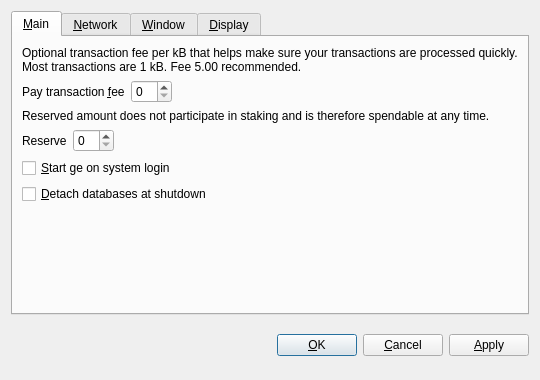
<?xml version="1.0" encoding="UTF-8"?>
<ui version="4.0">
 <class>OptionsDialog</class>
 <widget class="QDialog" name="OptionsDialog">
  <property name="geometry">
   <rect>
    <x>0</x>
    <y>0</y>
    <width>540</width>
    <height>380</height>
   </rect>
  </property>
  <property name="windowTitle">
   <string>Options</string>
  </property>
  <property name="modal">
   <bool>true</bool>
  </property>
  <layout class="QVBoxLayout" name="verticalLayout">
   <item>
    <widget class="QTabWidget" name="tabWidget">
     <property name="tabPosition">
      <enum>QTabWidget::North</enum>
     </property>
     <property name="currentIndex">
      <number>0</number>
     </property>
     <widget class="QWidget" name="tabMain">
      <attribute name="title">
       <string>&amp;Main</string>
      </attribute>
      <layout class="QVBoxLayout" name="verticalLayout_Main">
       <item>
        <widget class="QLabel" name="transactionFeeInfoLabel">
         <property name="text">
          <string>Optional transaction fee per kB that helps make sure your transactions are processed quickly. Most transactions are 1 kB. Fee 5.00 recommended.</string>
         </property>
         <property name="textFormat">
          <enum>Qt::PlainText</enum>
         </property>
         <property name="wordWrap">
          <bool>true</bool>
         </property>
        </widget>
       </item>
       <item>
        <layout class="QHBoxLayout" name="horizontalLayoutFee">
         <item>
          <widget class="QLabel" name="transactionFeeLabel">
           <property name="text">
            <string>Pay transaction &amp;fee</string>
           </property>
           <property name="textFormat">
            <enum>Qt::PlainText</enum>
           </property>
           <property name="buddy">
            <cstring>transactionFee</cstring>
           </property>
          </widget>
         </item>
         <item>
          <widget class="BitcoinAmountField" name="transactionFee"/>
         </item>
         <item>
          <spacer name="horizontalSpacerFee">
           <property name="orientation">
            <enum>Qt::Horizontal</enum>
           </property>
           <property name="sizeHint" stdset="0">
            <size>
             <width>40</width>
             <height>20</height>
            </size>
           </property>
          </spacer>
         </item>
        </layout>
       </item>
       <item>
        <widget class="QLabel" name="reserveBalanceInfoLabel">
         <property name="text">
          <string>Reserved amount does not participate in staking and is therefore spendable at any time.</string>
         </property>
         <property name="textFormat">
          <enum>Qt::PlainText</enum>
         </property>
         <property name="wordWrap">
          <bool>true</bool>
         </property>
        </widget>
       </item>
       <item>
        <layout class="QHBoxLayout" name="horizontalLayoutReserveBalance">
         <item>
          <widget class="QLabel" name="reserveBalanceLabel">
           <property name="text">
            <string>Reserve</string>
           </property>
           <property name="textFormat">
            <enum>Qt::PlainText</enum>
           </property>
           <property name="buddy">
            <cstring>reserveBalance</cstring>
           </property>
          </widget>
         </item>
         <item>
          <widget class="BitcoinAmountField" name="reserveBalance"/>
         </item>
         <item>
          <spacer name="horizontalSpacerReserveBalance">
           <property name="orientation">
            <enum>Qt::Horizontal</enum>
           </property>
           <property name="sizeHint" stdset="0">
            <size>
             <width>40</width>
             <height>20</height>
            </size>
           </property>
          </spacer>
         </item>
        </layout>
       </item>
       <item>
        <widget class="QCheckBox" name="bitcoinAtStartup">
         <property name="toolTip">
          <string>Automatically start ge after logging in to the system.</string>
         </property>
         <property name="text">
          <string>&amp;Start ge on system login</string>
         </property>
        </widget>
       </item>
       <item>
        <widget class="QCheckBox" name="detachDatabases">
         <property name="toolTip">
          <string>Detach block and address databases at shutdown. This means they can be moved to another data directory, but it slows down shutdown. The wallet is always detached.</string>
         </property>
         <property name="text">
          <string>&amp;Detach databases at shutdown</string>
         </property>
        </widget>
       </item>
       <item>
        <spacer name="verticalSpacer_Main">
         <property name="orientation">
          <enum>Qt::Vertical</enum>
         </property>
         <property name="sizeHint" stdset="0">
          <size>
           <width>20</width>
           <height>40</height>
          </size>
         </property>
        </spacer>
       </item>
      </layout>
     </widget>
     <widget class="QWidget" name="tabNetwork">
      <attribute name="title">
       <string>&amp;Network</string>
      </attribute>
      <layout class="QVBoxLayout" name="verticalLayout_Network">
       <item>
        <widget class="QCheckBox" name="mapPortUpnp">
         <property name="toolTip">
          <string>Automatically open the ge client port on the router. This only works when your router supports UPnP and it is enabled.</string>
         </property>
         <property name="text">
          <string>Map port using &amp;UPnP</string>
         </property>
        </widget>
       </item>
       <item>
        <widget class="QCheckBox" name="connectSocks">
         <property name="toolTip">
          <string>Connect to the ge network through a SOCKS proxy (e.g. when connecting through Tor).</string>
         </property>
         <property name="text">
          <string>&amp;Connect through SOCKS proxy:</string>
         </property>
        </widget>
       </item>
       <item>
        <layout class="QHBoxLayout" name="horizontalLayout_Network">
         <item>
          <widget class="QLabel" name="proxyIpLabel">
           <property name="text">
            <string>Proxy &amp;IP:</string>
           </property>
           <property name="textFormat">
            <enum>Qt::PlainText</enum>
           </property>
           <property name="buddy">
            <cstring>proxyIp</cstring>
           </property>
          </widget>
         </item>
         <item>
          <widget class="QValidatedLineEdit" name="proxyIp">
           <property name="maximumSize">
            <size>
             <width>140</width>
             <height>16777215</height>
            </size>
           </property>
           <property name="toolTip">
            <string>IP address of the proxy (e.g. 127.0.0.1)</string>
           </property>
          </widget>
         </item>
         <item>
          <widget class="QLabel" name="proxyPortLabel">
           <property name="text">
            <string>&amp;Port:</string>
           </property>
           <property name="textFormat">
            <enum>Qt::PlainText</enum>
           </property>
           <property name="buddy">
            <cstring>proxyPort</cstring>
           </property>
          </widget>
         </item>
         <item>
          <widget class="QLineEdit" name="proxyPort">
           <property name="maximumSize">
            <size>
             <width>55</width>
             <height>16777215</height>
            </size>
           </property>
           <property name="toolTip">
            <string>Port of the proxy (e.g. 9050)</string>
           </property>
          </widget>
         </item>
         <item>
          <widget class="QLabel" name="socksVersionLabel">
           <property name="text">
            <string>SOCKS &amp;Version:</string>
           </property>
           <property name="textFormat">
            <enum>Qt::PlainText</enum>
           </property>
           <property name="buddy">
            <cstring>socksVersion</cstring>
           </property>
          </widget>
         </item>
         <item>
          <widget class="QValueComboBox" name="socksVersion">
           <property name="toolTip">
            <string>SOCKS version of the proxy (e.g. 5)</string>
           </property>
          </widget>
         </item>
         <item>
          <spacer name="horizontalSpacer_Network">
           <property name="orientation">
            <enum>Qt::Horizontal</enum>
           </property>
           <property name="sizeHint" stdset="0">
            <size>
             <width>40</width>
             <height>20</height>
            </size>
           </property>
          </spacer>
         </item>
        </layout>
       </item>
       <item>
        <spacer name="verticalSpacer_Network">
         <property name="orientation">
          <enum>Qt::Vertical</enum>
         </property>
         <property name="sizeHint" stdset="0">
          <size>
           <width>20</width>
           <height>40</height>
          </size>
         </property>
        </spacer>
       </item>
      </layout>
     </widget>
     <widget class="QWidget" name="tabWindow">
      <attribute name="title">
       <string>&amp;Window</string>
      </attribute>
      <layout class="QVBoxLayout" name="verticalLayout_Window">
       <item>
        <widget class="QCheckBox" name="minimizeToTray">
         <property name="toolTip">
          <string>Show only a tray icon after minimizing the window.</string>
         </property>
         <property name="text">
          <string>&amp;Minimize to the tray instead of the taskbar</string>
         </property>
        </widget>
       </item>
       <item>
        <widget class="QCheckBox" name="minimizeOnClose">
         <property name="toolTip">
          <string>Minimize instead of exit the application when the window is closed. When this option is enabled, the application will be closed only after selecting Quit in the menu.</string>
         </property>
         <property name="text">
          <string>M&amp;inimize on close</string>
         </property>
        </widget>
       </item>
       <item>
        <spacer name="verticalSpacer_Window">
         <property name="orientation">
          <enum>Qt::Vertical</enum>
         </property>
         <property name="sizeHint" stdset="0">
          <size>
           <width>20</width>
           <height>40</height>
          </size>
         </property>
        </spacer>
       </item>
      </layout>
     </widget>
     <widget class="QWidget" name="tabDisplay">
      <attribute name="title">
       <string>&amp;Display</string>
      </attribute>
      <layout class="QVBoxLayout" name="verticalLayout_Display">
       <item>
        <layout class="QHBoxLayout" name="horizontalLayout_1_Display">
         <item>
          <widget class="QLabel" name="langLabel">
           <property name="text">
            <string>User Interface &amp;language:</string>
           </property>
           <property name="textFormat">
            <enum>Qt::PlainText</enum>
           </property>
           <property name="buddy">
            <cstring>lang</cstring>
           </property>
          </widget>
         </item>
         <item>
          <widget class="QValueComboBox" name="lang">
           <property name="toolTip">
            <string>The user interface language can be set here. This setting will take effect after restarting ge.</string>
           </property>
          </widget>
         </item>
        </layout>
       </item>
       <item>
        <layout class="QHBoxLayout" name="horizontalLayout_2_Display">
         <item>
          <widget class="QLabel" name="unitLabel">
           <property name="text">
            <string>&amp;Unit to show amounts in:</string>
           </property>
           <property name="textFormat">
            <enum>Qt::PlainText</enum>
           </property>
           <property name="buddy">
            <cstring>unit</cstring>
           </property>
          </widget>
         </item>
         <item>
          <widget class="QValueComboBox" name="unit">
           <property name="toolTip">
            <string>Choose the default subdivision unit to show in the interface and when sending coins.</string>
           </property>
          </widget>
         </item>
        </layout>
       </item>
       <item>
        <widget class="QCheckBox" name="displayAddresses">
         <property name="toolTip">
          <string>Whether to show ge addresses in the transaction list or not.</string>
         </property>
         <property name="text">
          <string>&amp;Display addresses in transaction list</string>
         </property>
        </widget>
       </item>
       <item>
        <widget class="QCheckBox" name="coinControlFeatures">
         <property name="toolTip">
          <string>Whether to show coin control features or not.</string>
         </property>
         <property name="text">
          <string>Display coin &amp;control features (experts only!)</string>
         </property>
        </widget>
       </item>
       <item>
        <spacer name="verticalSpacer_Display">
         <property name="orientation">
          <enum>Qt::Vertical</enum>
         </property>
         <property name="sizeHint" stdset="0">
          <size>
           <width>20</width>
           <height>40</height>
          </size>
         </property>
        </spacer>
       </item>
      </layout>
     </widget>
    </widget>
   </item>
   <item>
    <layout class="QHBoxLayout" name="horizontalLayout_Buttons">
     <item>
      <spacer name="horizontalSpacer_1">
       <property name="orientation">
        <enum>Qt::Horizontal</enum>
       </property>
       <property name="sizeHint" stdset="0">
        <size>
         <width>40</width>
         <height>48</height>
        </size>
       </property>
      </spacer>
     </item>
     <item>
      <widget class="QLabel" name="statusLabel">
       <property name="font">
        <font>
         <weight>75</weight>
         <bold>true</bold>
        </font>
       </property>
       <property name="text">
        <string/>
       </property>
       <property name="textFormat">
        <enum>Qt::PlainText</enum>
       </property>
       <property name="wordWrap">
        <bool>true</bool>
       </property>
      </widget>
     </item>
     <item>
      <spacer name="horizontalSpacer_2">
       <property name="orientation">
        <enum>Qt::Horizontal</enum>
       </property>
       <property name="sizeHint" stdset="0">
        <size>
         <width>40</width>
         <height>48</height>
        </size>
       </property>
      </spacer>
     </item>
     <item>
      <widget class="QPushButton" name="okButton">
       <property name="text">
        <string>&amp;OK</string>
       </property>
      </widget>
     </item>
     <item>
      <widget class="QPushButton" name="cancelButton">
       <property name="text">
        <string>&amp;Cancel</string>
       </property>
       <property name="autoDefault">
        <bool>false</bool>
       </property>
      </widget>
     </item>
     <item>
      <widget class="QPushButton" name="applyButton">
       <property name="text">
        <string>&amp;Apply</string>
       </property>
       <property name="autoDefault">
        <bool>false</bool>
       </property>
      </widget>
     </item>
    </layout>
   </item>
  </layout>
 </widget>
 <customwidgets>
  <customwidget>
   <class>BitcoinAmountField</class>
   <extends>QSpinBox</extends>
   <header>bitcoinamountfield.h</header>
  </customwidget>
  <customwidget>
   <class>QValueComboBox</class>
   <extends>QComboBox</extends>
   <header>qvaluecombobox.h</header>
  </customwidget>
  <customwidget>
   <class>QValidatedLineEdit</class>
   <extends>QLineEdit</extends>
   <header>qvalidatedlineedit.h</header>
  </customwidget>
 </customwidgets>
 <resources/>
 <connections/>
</ui>
